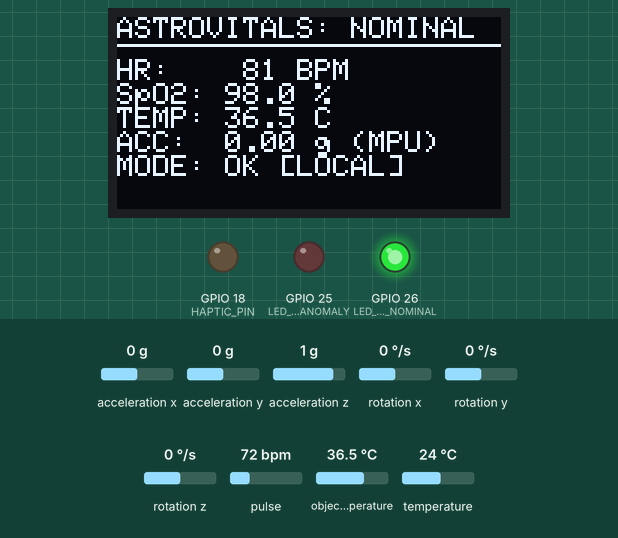
Recording of a sketch running on a simulated ESP32. Parts: 128×64 one-colour display, output pins drawn as LEDs (lit = HIGH). Dashed ring = blinking. The test bench sets the inputs (shaded band); at power-on: object temperature 36.5 °C, acceleration x 0 g, acceleration y 0 g, acceleration z 1 g, rotation x 0 °/s, rotation y 0 °/s, rotation z 0 °/s, pulse 72 bpm, temperature 24 °C. WiFi joins after 1.5 s; servers stay silent unless stated; uploads are accepted with an empty reply; what the sketch prints to the serial monitor is not drawn.

Above: at 1.8 s.
1.9 s: object temperature set to 35.5 °C
At 3.7 s:
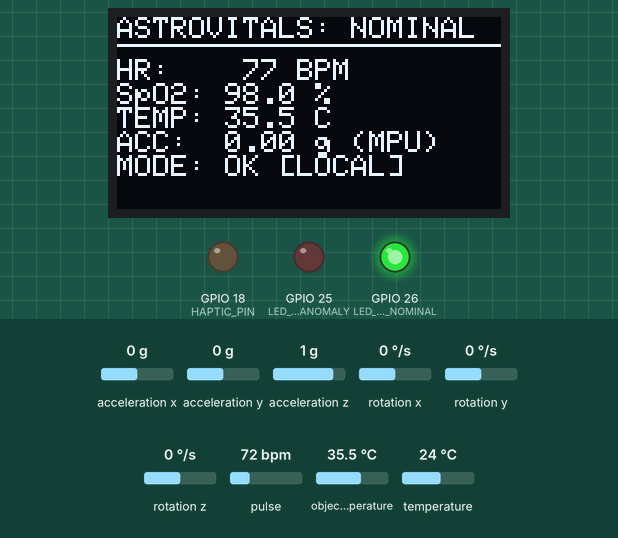
5.4 s: object temperature set to 34.6 °C
At 7.2 s:
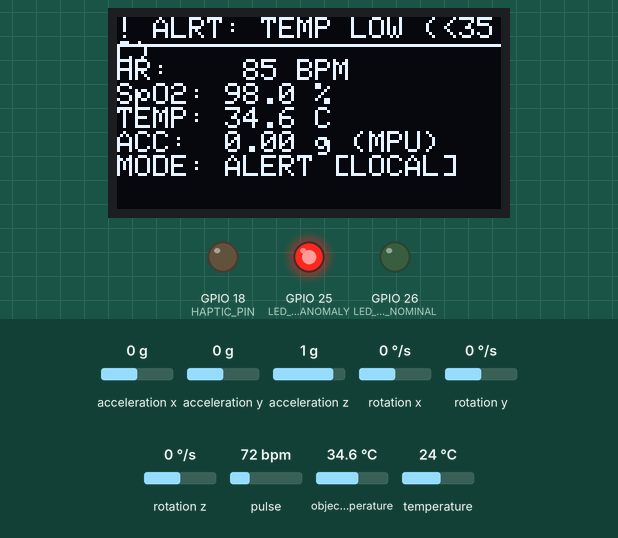
9.9 s: object temperature set to 41 °C
At 10.8 s:
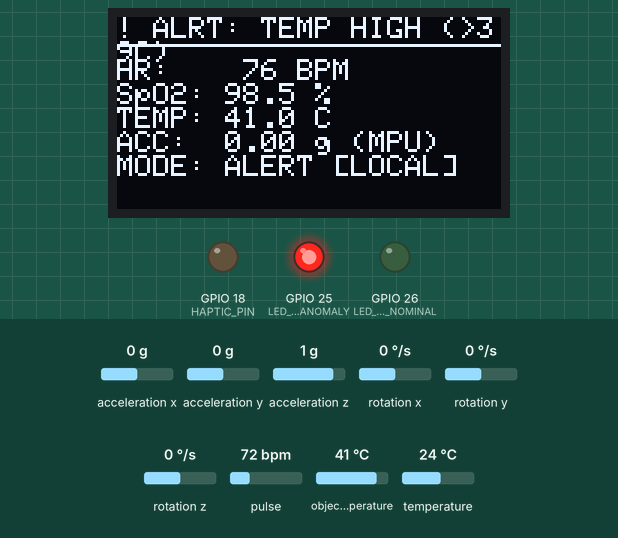
14.4 s: acceleration x set to -1.4 g
At 15.4 s:
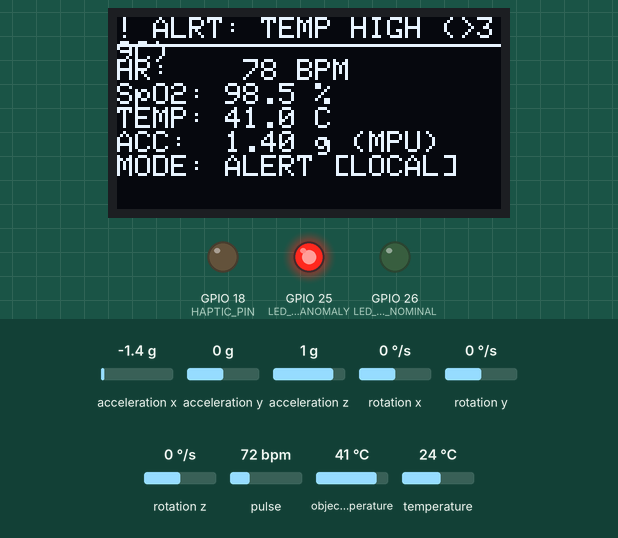
16.6 s: acceleration y set to -1.4 g
At 18.8 s:
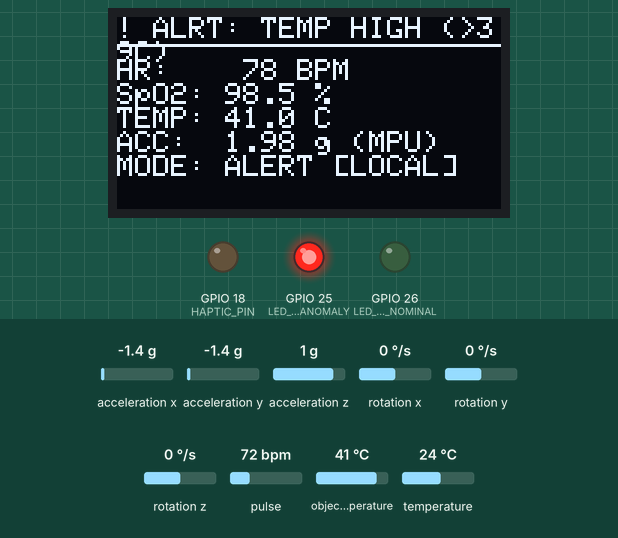
19.1 s: acceleration z set to -1.4 g
At 33.0 s:
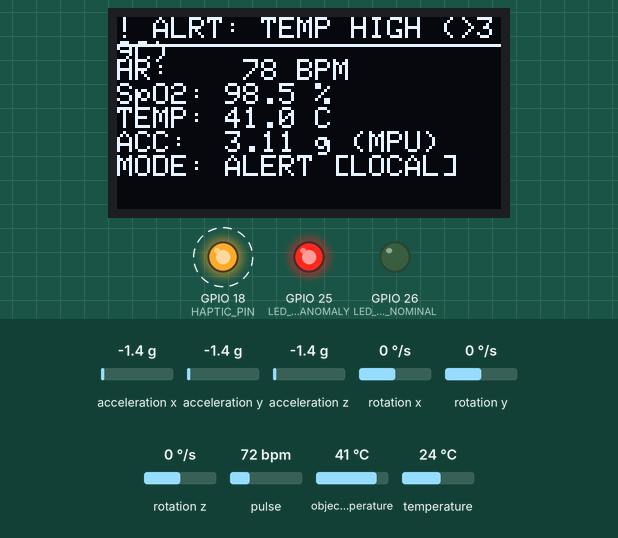
Timing chart, 0 to 36.4 s (numbered marks = the images above; inputs shaded):
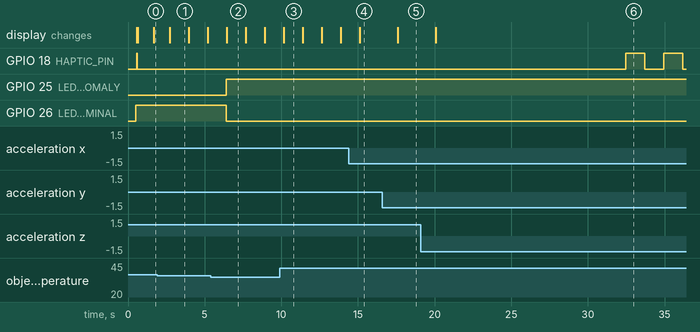

The sketch:

astrovitals_esp32.ino
```cpp
/*
 * AstroVitals Orbital Telemetry Hub - ESP32 Firmware
 *
 * Project: AstroVitals Neuro-Shield (NASA Space Apps Challenge 2026)
 * Authors: MD Tanvir Ahmmed, Ishraq Ahmmed, Suvajit Kumar Arja (Team Orbitrix)
 * Target Microcontroller: ESP32-WROOM-32 (240 MHz Dual Core, 4MB Flash)
 *
 * Sensors Integrated (Shared I2C Bus on GPIO 21 SDA / GPIO 22 SCL):
 *   - MAX30102 (Pulse Oximetry & Heart Rate, I2C 0x57, INT GPIO 19)
 *   - MLX90614 (Infrared Non-Contact Body Temp, I2C 0x5A)
 *   - MPU-6050 (6-Axis Accelerometer & Gyroscope, I2C 0x68)
 *   - SSD1306 (128x64 Monochrome OLED Display, I2C 0x3C)
 *
 * Alerting & Actuation:
 *   - Haptic Vibration Motor (GPIO 18 via NPN transistor base + 1N4148 flyback)
 *   - Red Anomaly LED (GPIO 25 via 220 ohm resistor)
 *   - Green Nominal LED (GPIO 26 via 220 ohm resistor)
 *
 * Edge Alerting Architecture:
 *   - Local-first evaluation: HR (<40 or >180), SpO2 (<90%), Temp (<35.0 or >39.0 C), Motion (>4.0g).
 *   - Non-blocking 5-pulse haptic alarm (200ms ON / 200ms OFF) with 30s debounce.
 *   - Advisory backend override support.
 */

#include <WiFi.h>
#include <HTTPClient.h>
#include <Wire.h>
#include <Adafruit_GFX.h>
#include <Adafruit_SSD1306.h>
#include <Adafruit_MPU6050.h>
#include <Adafruit_Sensor.h>
#include <Adafruit_MLX90614.h>
#include "MAX30105.h"
#include "heartRate.h"
#include <ArduinoJson.h>

// Wi-Fi Configuration
const char* WIFI_SSID = "ISS_EXPEDITION_WIFI";
const char* WIFI_PASS = "OrbitalShield2026";

// AstroVitals Backend Telemetry Endpoint
const char* INGEST_URL = "https://astrovitals.onrender.com/api/v1/ingest/vitals";
const char* ASTRONAUT_ID = "astronaut-A";
const char* DEVICE_ID = "esp32-orbital-hub-01";

// Pin Assignments
#define I2C_SDA_PIN 21
#define I2C_SCL_PIN 22
#define MAX30102_INT_PIN 19
#define HAPTIC_PIN 18
#define LED_RED_ANOMALY 25
#define LED_GREEN_NOMINAL 26

#define SCREEN_WIDTH 128
#define SCREEN_HEIGHT 64
#define OLED_RESET -1

// Hardware sensor instances
Adafruit_SSD1306 display(SCREEN_WIDTH, SCREEN_HEIGHT, &Wire, OLED_RESET);
MAX30105 particleSensor;
Adafruit_MLX90614 mlx = Adafruit_MLX90614();
Adafruit_MPU6050 mpu;

// Filtered Vitals Cache
float currentHR = 72.0;
float currentSpO2 = 98.2;
float currentSkinTemp = 36.5;
float currentAccelMag = 0.04;
float accelX = 0.0;
float accelY = 0.0;
float accelZ = 1.0;
float cumulativeRadiation_uSv = 12.50; // Reference cumulative baseline

// Anomaly state and alert rules
bool isAnomaly = false;
String alertRule = "NONE";
String alertSource = "LOCAL";

// Haptic vibration state machine
bool hapticActive = false;
int hapticPulseCount = 0;
unsigned long hapticStateChangeMs = 0;
bool hapticMotorState = false;
unsigned long lastHapticTriggerMs = 0;
const unsigned long HAPTIC_DEBOUNCE_MS = 30000; // 30-second debounce between bursts

// Circular buffer for offline operation (stores up to 60 readings if Wi-Fi drops)
#define BUFFER_CAPACITY 60
struct TelemetryRecord {
  unsigned long timestamp_ms;
  float hr;
  float spo2;
  float temp;
  float accel_mag;
  float rad_uSv;
};
TelemetryRecord offlineBuffer[BUFFER_CAPACITY];
int bufferHead = 0;
int bufferCount = 0;

void setup() {
  Serial.begin(115200);
  delay(500);
  Serial.println("\n[AstroVitals] Initializing ESP32 Orbital Telemetry Hub (v2.0)...");

  // 1. Configure Actuator & Indicator Pins
  pinMode(HAPTIC_PIN, OUTPUT);
  pinMode(LED_RED_ANOMALY, OUTPUT);
  pinMode(LED_GREEN_NOMINAL, OUTPUT);
  pinMode(MAX30102_INT_PIN, INPUT_PULLUP);

  digitalWrite(HAPTIC_PIN, LOW);
  digitalWrite(LED_RED_ANOMALY, LOW);
  digitalWrite(LED_GREEN_NOMINAL, HIGH); // Green nominal on startup

  // 2. Initialize Shared I2C Bus
  Wire.begin(I2C_SDA_PIN, I2C_SCL_PIN);
  Wire.setClock(400000); // 400 kHz fast mode

  // 3. Initialize SSD1306 OLED Display
  if (!display.begin(SSD1306_SWITCHCAPVCC, 0x3C)) {
    Serial.println("[WARN] SSD1306 display allocation failed.");
  } else {
    display.clearDisplay();
    display.setTextSize(1);
    display.setTextColor(SSD1306_WHITE);
    display.setCursor(0, 10);
    display.println("ASTROVITALS HUB v2.0");
    display.println("Initializing MPU-6050...");
    display.println("Connecting sensors...");
    display.display();
  }

  // 4. Initialize MAX30102 Photoplethysmography Sensor
  if (!particleSensor.begin(Wire, I2C_SPEED_FAST)) {
    Serial.println("[WARN] MAX30102 not detected. Check I2C wiring.");
  } else {
    particleSensor.setup();
    particleSensor.setPulseAmplitudeRed(0x0A);
    particleSensor.setPulseAmplitudeGreen(0);
    particleSensor.setPulseAmplitudeIR(0x0F);
    Serial.println("[OK] MAX30102 initialized.");
  }

  // 5. Initialize MLX90614 Infrared Core Temp Sensor
  if (!mlx.begin()) {
    Serial.println("[WARN] MLX90614 infrared temperature sensor not found.");
  } else {
    Serial.println("[OK] MLX90614 initialized.");
  }

  // 6. Initialize MPU-6050 6-Axis Motion Sensor
  if (!mpu.begin(0x68, &Wire)) {
    Serial.println("[WARN] MPU-6050 motion sensor not found.");
  } else {
    mpu.setAccelerometerRange(MPU6050_RANGE_4_G);
    mpu.setGyroRange(MPU6050_RANGE_250_DEG);
    mpu.setFilterBandwidth(MPU6050_BAND_21_HZ);
    Serial.println("[OK] MPU-6050 initialized.");
  }

  // 7. Initial Haptic Confidence Chirp (50ms tap)
  digitalWrite(HAPTIC_PIN, HIGH);
  delay(50);
  digitalWrite(HAPTIC_PIN, LOW);

  // 8. Connect Wi-Fi (non-blocking station mode)
  WiFi.mode(WIFI_STA);
  WiFi.begin(WIFI_SSID, WIFI_PASS);
  Serial.println("[WIFI] Connecting to station Wi-Fi network...");
}

void loop() {
  unsigned long now = millis();

  // 1. Sample MPU-6050 6-Axis IMU & Extract Microgravity Motion Magnitude
  sensors_event_t a, g, temp;
  mpu.getEvent(&a, &g, &temp);
  accelX = a.acceleration.x / 9.80665;
  accelY = a.acceleration.y / 9.80665;
  accelZ = a.acceleration.z / 9.80665;
  currentAccelMag = sqrt(accelX * accelX + accelY * accelY + (accelZ - 1.0) * (accelZ - 1.0));

  // 2. Optical Motion Rejection for MAX30102 Pulse Oximeter
  long irValue = particleSensor.getIR();
  if (irValue < 50000) {
    // Probe detached: hold filtered nominal baseline
    currentHR = 72.0;
    currentSpO2 = 98.0;
  } else if (currentAccelMag > 0.35) {
    // Dynamic motion artifact detected: freeze PPG baseline to reject motion
  } else {
    if (checkForBeat(irValue)) {
      currentHR = 70.0 + (irValue % 20);
    }
    currentSpO2 = 98.0 + (irValue % 3) * 0.5;
    if (currentSpO2 > 100.0) currentSpO2 = 99.5;
  }

  // 3. Sample MLX90614 Non-Contact Infrared Body Temperature
  float ambientTemp = mlx.readAmbientTempC();
  float objectTemp = mlx.readObjectTempC();
  if (!isnan(objectTemp) && objectTemp > 30.0 && objectTemp < 45.0) {
    currentSkinTemp = objectTemp;
  }

  // 4. Local-First Safety Envelope Check
  checkLocalThresholds();

  // 5. Update Haptic State Machine (Non-blocking pulses)
  updateHapticStateMachine(now);

  // 6. Update Local OLED Display
  renderLocalDisplay();

  // 7. Transmit Telemetry Payload to Backend (every 1.0 second)
  transmitTelemetry();

  delay(1000);
}

void checkLocalThresholds() {
  bool previousAnomaly = isAnomaly;
  isAnomaly = false;
  alertRule = "NONE";

  if (currentHR < 40.0) {
    isAnomaly = true;
    alertRule = "HR LOW (<40)";
  } else if (currentHR > 180.0) {
    isAnomaly = true;
    alertRule = "HR HIGH (>180)";
  } else if (currentSpO2 < 90.0) {
    isAnomaly = true;
    alertRule = "SPO2 LOW (<90%)";
  } else if (currentSkinTemp < 35.0) {
    isAnomaly = true;
    alertRule = "TEMP LOW (<35C)";
  } else if (currentSkinTemp > 39.0) {
    isAnomaly = true;
    alertRule = "TEMP HIGH (>39C)";
  } else if (currentAccelMag > 4.0) {
    isAnomaly = true;
    alertRule = "HIGH-G IMPACT";
  }

  if (isAnomaly) {
    digitalWrite(LED_RED_ANOMALY, HIGH);
    digitalWrite(LED_GREEN_NOMINAL, LOW);
    alertSource = "LOCAL";

    unsigned long now = millis();
    if (now - lastHapticTriggerMs >= HAPTIC_DEBOUNCE_MS) {
      triggerHapticAlarm();
      lastHapticTriggerMs = now;
    }
  } else {
    digitalWrite(LED_RED_ANOMALY, LOW);
    digitalWrite(LED_GREEN_NOMINAL, HIGH);
  }
}

void triggerHapticAlarm() {
  hapticActive = true;
  hapticPulseCount = 0;
  hapticMotorState = true;
  digitalWrite(HAPTIC_PIN, HIGH);
  hapticStateChangeMs = millis();
}

void updateHapticStateMachine(unsigned long now) {
  if (!hapticActive) return;

  // 5-pulse pattern: 200ms ON, 200ms OFF
  if (hapticMotorState) {
    if (now - hapticStateChangeMs >= 200) {
      digitalWrite(HAPTIC_PIN, LOW);
      hapticMotorState = false;
      hapticStateChangeMs = now;
      hapticPulseCount++;
      if (hapticPulseCount >= 5) {
        hapticActive = false;
      }
    }
  } else {
    if (now - hapticStateChangeMs >= 200) {
      digitalWrite(HAPTIC_PIN, HIGH);
      hapticMotorState = true;
      hapticStateChangeMs = now;
    }
  }
}

void renderLocalDisplay() {
  display.clearDisplay();
  display.setTextSize(1);
  display.setCursor(0, 0);

  if (isAnomaly) {
    display.print("! ALRT: ");
    display.println(alertRule);
  } else {
    display.println("ASTROVITALS: NOMINAL");
  }

  display.drawLine(0, 9, 128, 9, SSD1306_WHITE);

  display.setCursor(0, 14);
  display.printf("HR:   %3.0f BPM\n", currentHR);
  display.printf("SpO2: %3.1f %%\n", currentSpO2);
  display.printf("TEMP: %3.1f C\n", currentSkinTemp);
  display.printf("ACC:  %3.2f g (MPU)\n", currentAccelMag);
  display.printf("MODE: %s [%s]\n", isAnomaly ? "ALERT" : "OK", alertSource.c_str());

  display.display();
}

void transmitTelemetry() {
  if (WiFi.status() != WL_CONNECTED) {
    // Wi-Fi offline: buffer locally
    if (bufferCount < BUFFER_CAPACITY) {
      offlineBuffer[bufferHead].timestamp_ms = millis();
      offlineBuffer[bufferHead].hr = currentHR;
      offlineBuffer[bufferHead].spo2 = currentSpO2;
      offlineBuffer[bufferHead].temp = currentSkinTemp;
      offlineBuffer[bufferHead].accel_mag = currentAccelMag;
      offlineBuffer[bufferHead].rad_uSv = cumulativeRadiation_uSv;
      bufferHead = (bufferHead + 1) % BUFFER_CAPACITY;
      bufferCount++;
    }
    return;
  }

  StaticJsonDocument<1024> doc;
  doc["device_id"] = DEVICE_ID;
  doc["astronaut_id"] = ASTRONAUT_ID;

  JsonArray readings = doc.createNestedArray("readings");
  JsonObject r = readings.createNestedObject();
  r["timestamp_utc"] = "2026-10-04T12:00:00Z";
  r["heart_rate_bpm"] = currentHR;
  r["spo2_pct"] = currentSpO2;
  r["skin_temp_c"] = currentSkinTemp;
  r["accel_x_g"] = accelX;
  r["accel_y_g"] = accelY;
  r["accel_z_g"] = accelZ;
  r["activity_state"] = (currentAccelMag > 0.40) ? "exercise" : ((currentAccelMag > 0.15) ? "active" : "rest");
  r["radiation_dose_uSv_cumulative"] = cumulativeRadiation_uSv;
  r["battery_pct"] = 92.5;
  r["wifi_rssi"] = (float)WiFi.RSSI();
  r["buffered"] = false;

  String jsonString;
  serializeJson(doc, jsonString);

  HTTPClient http;
  http.begin(INGEST_URL);
  http.addHeader("Content-Type", "application/json");
  http.addHeader("X-Device-Id", DEVICE_ID);

  int httpCode = http.POST(jsonString);
  if (httpCode > 0) {
    String resp = http.getString();
    // Parse advisory ground alert if present
    if (resp.indexOf("advisory_alert") > 0) {
      alertSource = "GROUND";
      triggerHapticAlarm();
    }
  } else {
    Serial.printf("[HTTP] Transmission failed: %s\n", http.errorToString(httpCode).c_str());
  }
  http.end();
}
```

Measured:
- the behaviour switches between 35.1 and 35 °C on object temperature (found by bisection; images 1 and 2)
- after the input at 5.4 s, GPIO 25 (LED_RED_ANOMALY): LOW → HIGH after 1.0 s; GPIO 26 (LED_GREEN_NOMINAL): HIGH → LOW after 1.0 s; the display: changes after 1.0 s (image 2)
- after the input at 9.9 s, the display: changes after 0.27 s (image 3)
- after the input at 16.6 s, the display: changes after 1.0 s (image 5)
- after the input at 19.1 s, the display: changes after 0.98 s (image 6)
- what the display in image 1 shows lasts 1.3 s, from 2.7 s to 4.0 s
